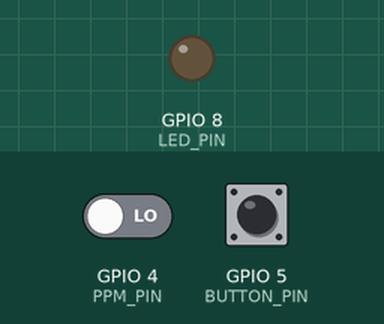
A sketch run on a simulated ESP32-C3. Shown: output pins drawn as LEDs (lit = HIGH). The test bench sets the inputs (shaded band); at power-on: GPIO 5 (BUTTON_PIN) HIGH, GPIO 4 (PPM_PIN) LOW. EEPROM starts erased; USB keyboard and mouse output is not drawn; what the sketch prints to the serial monitor is not drawn.

Above: at 1.2 s.
1.3 s: GPIO 5 (BUTTON_PIN) pulled LOW for 3.2 s
At 4.8 s:
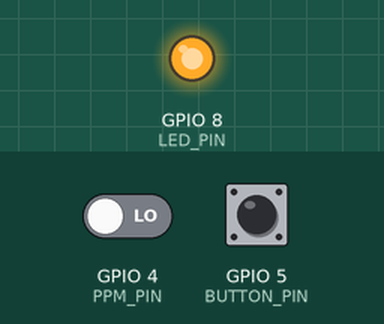
6.0 s: GPIO 5 (BUTTON_PIN) pulled LOW for 0.2 s
At 6.3 s:
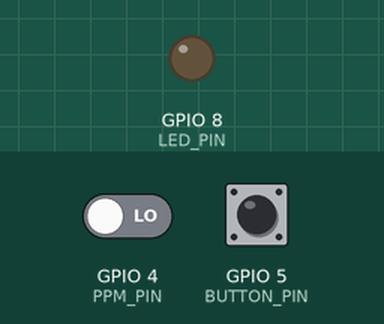
7.7 s: GPIO 5 (BUTTON_PIN) pulled LOW for 1 s
At 8.6 s:
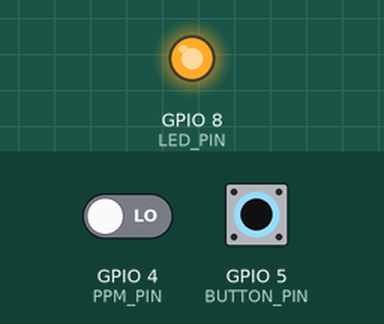
10.2 s: GPIO 5 (BUTTON_PIN) pulsed LOW 2 times (0.12 s each, 0.3 s apart)
At 10.7 s:
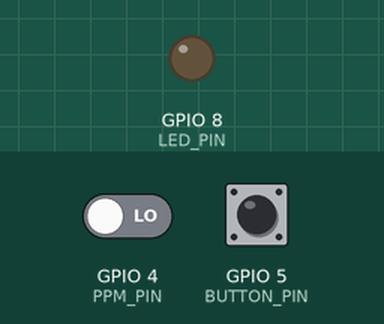
Timing chart, 0 to 13.2 s (numbered marks = the images above; inputs shaded):
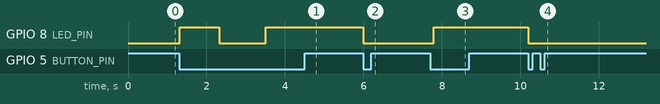

The sketch:

main.ino
```cpp
/**
 * PPM to BLE Gamepad Converter
 *
 * This sketch converts PPM signals from RC controllers into a Bluetooth Low Energy gamepad.
 * It reads PPM signals on a specified pin, processes them with smoothing,
 * and transmits them as BLE HID gamepad axes.
 *
 * Hardware: ESP32-C3
 * Author: mevenG
 * Repository: https://github.com/mevenG/PPM2BuetoothController
 */

#include <BleGamepad.h>
#include <EEPROM.h>

// ===== Configuration =====
#define PPM_PIN 4                  // Pin where PPM signal is connected
#define NUM_CHANNELS 6             // Number of PPM channels to process
#define FRAME_GAP_THRESHOLD 5000   // Microseconds threshold to detect frame gap
#define SMOOTHING_FRAMES 5         // Number of frames to average for smoothing (higher = smoother but more latency)
#define NOISE_THRESHOLD 10         // Minimum change required to update value
#define EMA_ALPHA 0.1              // Smoothing factor (0 < EMA_ALPHA <= 1)
#define CHANGE_THRESHOLD 100        // Minimum change required to send update
#define MAX_NO_CHANGE_DELAY 250UL    // Maximum delay in milliseconds when no change is detected
#define BUTTON_PIN 5               // Pin where the button is connected
#define LED_PIN LED_BUILTIN        // Use the built-in LED for feedback
#define EEPROM_SIZE 64             // Define the size of EEPROM to use

// Define axis modes
enum AxisMode {
  AXIS_LINEAR,    // 0-100% maps to 0-32767
  AXIS_CENTERED   // 0-100% maps to -32767 to 32767 (centered joystick)
};

// Configuration structure for each channel
struct ChannelConfig {
  uint16_t pulseMin;  // Minimum pulse width in microseconds (typically ~1000)
  uint16_t pulseMax;  // Maximum pulse width in microseconds (typically ~2000)
  bool inverted;      // Whether to invert the axis (false = normal, true = inverted)
  AxisMode mode;      // Axis mode (LINEAR or CENTERED)
};

// Channel configuration - customize these values for your controller
ChannelConfig channelSettings[NUM_CHANNELS] = {
  {1000, 2000, false, AXIS_LINEAR}, // CH1
  {1000, 2000, false, AXIS_LINEAR}, // CH2
  {1000, 2000, false, AXIS_LINEAR}, // CH3
  {1000, 2000, false, AXIS_LINEAR}, // CH4
  {1000, 2000, false, AXIS_LINEAR}, // CH5
  {1000, 2000, false, AXIS_LINEAR}  // CH6
};

// ===== Global Variables =====
// Values updated by the interrupt
volatile uint16_t rawPpmValues[NUM_CHANNELS] = {0};  // Raw PPM pulse widths
volatile unsigned long lastRise = 0;                 // Timestamp of last rising edge
volatile uint8_t currentChannel = 0;                 // Current channel being processed

// Values used by the main loop
uint16_t ppmValues[NUM_CHANNELS] = {0};              // Smoothed PPM values
uint16_t ppmBuffer[NUM_CHANNELS][SMOOTHING_FRAMES] = {0}; // Buffer for smoothing
uint8_t bufferIndex = 0;                             // Current position in the smoothing buffer
int16_t lastSentValues[NUM_CHANNELS] = {0};          // Last sent values to BLE gamepad
unsigned long lastSendTime = 0;                      // Last time values were sent
unsigned long noChangeDelay = 2;                     // Current delay when no change is detected
unsigned long lastChangeTime = 0;                      // Last time a change was detected
unsigned long lastDebugTime = 0;  // Initialize lastDebugTime for debugging

bool isCalibrating = false;
uint16_t calibrationMin[NUM_CHANNELS];
uint16_t calibrationMax[NUM_CHANNELS];

// New variables for adaptive parameters
uint16_t optimalSmoothingFrames = SMOOTHING_FRAMES;
uint16_t optimalNoiseThreshold = NOISE_THRESHOLD;
float optimalEmaAlpha = EMA_ALPHA;

// Create BLE gamepad instance
BleGamepad bleGamepad("BLE-RCController", "ESP32-C3", 100);

/**
 * Draws a visualization bar for the serial monitor
 *
 * @param percent The percentage (0-100) to visualize
 * @param barWidth The width of the bar in characters
 */
void printBar(int percent, int barWidth = 30) {
  String bar = "[";
  int filledWidth = map(percent, 0, 100, 0, barWidth);

  for (int i = 0; i < barWidth; i++) {
    if (i < filledWidth) {
      bar += "█";
    } else {
      bar += " ";
    }
  }
  bar += "]";
  Serial.print(bar);
}

/**
 * Interrupt Service Routine for PPM signal processing
 * Triggered on rising edge of PPM signal
 */
void IRAM_ATTR ppmISR() {
  unsigned long now = micros();
  unsigned long pulseWidth = now - lastRise;
  lastRise = now;

  // Check for frame gap (space between frames)
  if (pulseWidth > FRAME_GAP_THRESHOLD) {
    currentChannel = 0;  // Reset to first channel when frame gap detected
  }

  // Store pulse width if it's within valid range
  if (currentChannel < NUM_CHANNELS && pulseWidth >= 800 && pulseWidth <= 2200) {
    rawPpmValues[currentChannel++] = pulseWidth;
  }
}

/**
 * Function to initialize the PPM input pin and attach interrupt
 *
 * Sets the PPM pin as input and attaches an interrupt service routine
 * to handle rising edges of the PPM signal.
 */
void initializePPM() {
  pinMode(PPM_PIN, INPUT);
  attachInterrupt(PPM_PIN, ppmISR, RISING);
}

/**
 * Function to initialize the smoothing buffer with center values
 *
 * Fills the smoothing buffer with default center position values
 * for each channel to ensure smooth startup behavior.
 */
void initializeSmoothingBuffer() {
  for (int ch = 0; ch < NUM_CHANNELS; ch++) {
    for (int i = 0; i < SMOOTHING_FRAMES; i++) {
      ppmBuffer[ch][i] = 1500;  // Default center position
    }
    ppmValues[ch] = 1500;
  }
}

/**
 * Function to process PPM signals and update smoothed PPM values
 *
 * Copies raw PPM values from the interrupt context, applies noise
 * thresholding, and updates the smoothed PPM values using an
 * Exponential Moving Average (EMA) for each channel.
 */
void processPPMSignals() {
  uint16_t localRaw[NUM_CHANNELS];
  noInterrupts();
  memcpy((void*)localRaw, (const void*)rawPpmValues, sizeof(localRaw));
  interrupts();

  for (int ch = 0; ch < NUM_CHANNELS; ch++) {
    uint16_t val = localRaw[ch];
    if (val >= 800 && val <= 2200) {
      if (abs(val - ppmValues[ch]) > NOISE_THRESHOLD) {
        ppmValues[ch] = (EMA_ALPHA * val) + ((1 - EMA_ALPHA) * ppmValues[ch]);
      }
    }
  }
}

/**
 * Function to map PPM values to gamepad axes values
 *
 * Converts smoothed PPM values to percentage values based on channel
 * configuration, applies inversion if necessary, and maps them to
 * the appropriate gamepad axes range (linear or centered).
 *
 * @param mapped Array to store the mapped gamepad axes values.
 */
void mapPPMToGamepadAxes(int16_t* mapped) {
  for (int ch = 0; ch < NUM_CHANNELS; ch++) {
    int val = ppmValues[ch];
    int percent = map(val, channelSettings[ch].pulseMin, channelSettings[ch].pulseMax, 0, 100);
    percent = constrain(percent, 0, 100);
    if (channelSettings[ch].inverted) percent = 100 - percent;

    if (channelSettings[ch].mode == AXIS_CENTERED) {
      mapped[ch] = map(percent, 0, 100, -32767, 32767);
    } else {
      mapped[ch] = map(percent, 0, 100, 0, 32767);
    }
  }
}

/**
 * Function to determine if gamepad update is needed based on change threshold
 *
 * Compares current mapped gamepad axes values with the last sent
 * values to decide if a significant change has occurred that warrants
 * sending an update to the BLE gamepad.
 *
 * @param mapped Array of current mapped gamepad axes values.
 * @return True if an update is needed, false otherwise.
 */
bool shouldSendGamepadUpdate(int16_t* mapped) {
  for (int ch = 0; ch < NUM_CHANNELS; ch++) {
    if (abs(mapped[ch] - lastSentValues[ch]) > CHANGE_THRESHOLD) {
      return true;
    }
  }
  return false;
}

/**
 * Function to update BLE gamepad axes with new values
 *
 * Sends the current mapped gamepad axes values to the BLE gamepad,
 * updates the last sent values, and resets the no-change delay.
 *
 * @param mapped Array of current mapped gamepad axes values.
 */
void updateGamepadAxes(int16_t* mapped) {
  bleGamepad.setAxes(mapped[0], mapped[1], mapped[2], mapped[3], mapped[4], mapped[5]);
  for (int ch = 0; ch < NUM_CHANNELS; ch++) {
    lastSentValues[ch] = mapped[ch];
  }
  lastChangeTime = millis();
  noChangeDelay = 2;
}

/**
 * Function to print debug information to the serial monitor
 *
 * Outputs the current channel values, percentage, and mapped output
 * values to the serial monitor for debugging purposes. Also displays
 * BLE connection status and time since the last change.
 */
void printDebugInfo() {
  Serial.println("\n--- Channel Values ---");
  for (int ch = 0; ch < NUM_CHANNELS; ch++) {
    int val = ppmValues[ch];
    int percent = map(val, channelSettings[ch].pulseMin, channelSettings[ch].pulseMax, 0, 100);
    percent = constrain(percent, 0, 100);
    if (channelSettings[ch].inverted) percent = 100 - percent;

    Serial.printf("CH%d [%4d µs] %3d%% ", ch+1, val, percent);
    printBar(percent);

    if (channelSettings[ch].mode == AXIS_CENTERED) {
      int16_t output = map(percent, 0, 100, -32767, 32767);
      Serial.printf(" Out: %6d (CENTERED)", output);
    } else {
      int16_t output = map(percent, 0, 100, 0, 65534);
      Serial.printf(" Out: %6d (LINEAR)", output);
    }

    if (channelSettings[ch].inverted) {
      Serial.print(" [INV]");
    }

    Serial.println();
  }

  Serial.printf("--- BLE Status: Connected ---");
  Serial.printf("Time since last change: %lu ms\n", millis() - lastChangeTime);
}

/**
 * Function to start calibration
 *
 * Sets the calibration flag and turns on the LED to indicate calibration mode.
 * Initializes the calibration range with max and min possible values.
 */
void startCalibration() {
  isCalibrating = true;
  digitalWrite(LED_PIN, HIGH);  // Turn on LED to indicate calibration mode
  for (int ch = 0; ch < NUM_CHANNELS; ch++) {
    calibrationMin[ch] = 2200; // Start with max possible value
    calibrationMax[ch] = 800;  // Start with min possible value
  }
  Serial.println("🔧 Calibration started. Move all controls to their extremes.");
}

/**
 * Function to process calibration data
 *
 * Updates the calibration range with the current values from the smoothed PPM values.
 */
void processCalibration() {
  for (int ch = 0; ch < NUM_CHANNELS; ch++) {
    uint16_t val = ppmValues[ch];
    if (val < calibrationMin[ch]) calibrationMin[ch] = val;
    if (val > calibrationMax[ch]) calibrationMax[ch] = val;
  }
}

/**
 * Function to determine optimal parameters
 *
 * Calculates the mean and standard deviation of pulse widths during calibration.
 * Determines the optimal smoothing frames, noise threshold, and EMA alpha based on these statistics.
 */
void determineOptimalParameters() {
  // Calculate mean and standard deviation of pulse widths during calibration
  float mean[NUM_CHANNELS] = {0};
  float variance[NUM_CHANNELS] = {0};
  for (int ch = 0; ch < NUM_CHANNELS; ch++) {
    mean[ch] = (calibrationMin[ch] + calibrationMax[ch]) / 2.0;
    for (int i = 0; i < SMOOTHING_FRAMES; i++) {
      float diff = ppmBuffer[ch][i] - mean[ch];
      variance[ch] += diff * diff;
    }
    variance[ch] /= SMOOTHING_FRAMES;
  }

  // Calculate average standard deviation across all channels
  float avgStdDev = 0;
  for (int ch = 0; ch < NUM_CHANNELS; ch++) {
    avgStdDev += sqrt(variance[ch]);
  }
  avgStdDev /= NUM_CHANNELS;

  // Determine optimal smoothing frames based on standard deviation
  optimalSmoothingFrames = map(avgStdDev, 0, 100, 5, 15);  // Map std dev to a range of smoothing frames

  // Determine optimal noise threshold based on calibration range
  uint16_t minRange = 2200, maxRange = 800;
  for (int ch = 0; ch < NUM_CHANNELS; ch++) {
    if (calibrationMin[ch] < minRange) minRange = calibrationMin[ch];
    if (calibrationMax[ch] > maxRange) maxRange = calibrationMax[ch];
  }
  optimalNoiseThreshold = (maxRange - minRange) * 0.05;  // 5% of the range

  // Determine optimal EMA alpha based on standard deviation
  // Map std dev to a range of EMA alpha between 0.05 and 0.2
  optimalEmaAlpha = map(avgStdDev, 0, 100, 5, 20) / 100.0;
}

/**
 * Function to end calibration
 *
 * Resets the calibration flag and turns off the LED to indicate calibration end.
 * Outputs the calibration results and saves them to EEPROM.
 */
void endCalibration() {
  isCalibrating = false;
  digitalWrite(LED_PIN, LOW);  // Turn off LED to indicate calibration end

  Serial.println("Calibration Results:");

  for (int ch = 0; ch < NUM_CHANNELS; ch++) {
    uint16_t minVal = calibrationMin[ch];
    uint16_t maxVal = calibrationMax[ch];

    // Ensure min < max
    if (minVal >= maxVal) {
      Serial.printf("⚠️ Channel %d: Invalid calibration (min >= max). Resetting to default.\n", ch + 1);
      minVal = 1000;
      maxVal = 2000;
    }

    // Enforce minimum spread to avoid flat mapping
    if ((maxVal - minVal) < 100) {
      int center = (minVal + maxVal) / 2;
      minVal = center - 50;
      maxVal = center + 50;
      Serial.printf("⚠️ Channel %d: Narrow range. Adjusted to [%d, %d]\n", ch + 1, minVal, maxVal);
    }

    if ((maxVal - minVal) < 150) {
      Serial.printf("⚠️ Channel %d: Suggest recalibration. Limited stick movement.\n", ch + 1);
    }

    channelSettings[ch].pulseMin = minVal;
    channelSettings[ch].pulseMax = maxVal;

    Serial.printf("CH%d: pulseMin = %d, pulseMax = %d, range = %d µs\n",
                  ch + 1, minVal, maxVal, maxVal - minVal);
  }

  determineOptimalParameters();  // Optional fine-tuning

  Serial.printf("Optimal Smoothing Frames: %d\n", optimalSmoothingFrames);
  Serial.printf("Optimal Noise Threshold: %d\n", optimalNoiseThreshold);
  Serial.printf("Optimal EMA Alpha: %.2f\n", optimalEmaAlpha);

  // Save calibration settings to EEPROM
  EEPROM.write(1, optimalSmoothingFrames);
  EEPROM.write(2, optimalNoiseThreshold);
  EEPROM.write(3, (int)(optimalEmaAlpha * 100));
  EEPROM.write(0, 1);  // Mark calibration as valid

  for (int ch = 0; ch < NUM_CHANNELS; ch++) {
    EEPROM.write(4 + ch * 2, calibrationMin[ch] & 0xFF); // Save lower byte
    EEPROM.write(5 + ch * 2, (calibrationMin[ch] >> 8) & 0xFF); // Save upper byte
    EEPROM.write(16 + ch * 2, calibrationMax[ch] & 0xFF); // Save lower byte
    EEPROM.write(17 + ch * 2, (calibrationMax[ch] >> 8) & 0xFF); // Save upper byte
  }
  EEPROM.commit();

  Serial.println("✅ Calibration complete. Settings saved.");
}

/**
 * Function to setup the initial configuration
 *
 * Initializes the serial communication, button pin, LED pin, EEPROM, and BLE gamepad.
 * Checks if calibration data exists in EEPROM and loads it if available.
 */
void setup() {
  Serial.begin(115200);
  pinMode(BUTTON_PIN, INPUT_PULLUP);  // Configure button pin with internal pull-up
  pinMode(LED_PIN, OUTPUT);           // Configure LED pin as output
  digitalWrite(LED_PIN, LOW);         // Ensure LED is off initially

  EEPROM.begin(EEPROM_SIZE);  // Initialize EEPROM with the defined size

  // Check if calibration data exists
  if (EEPROM.read(0) == 1) {
    // Load calibration data
    optimalSmoothingFrames = EEPROM.read(1);
    optimalNoiseThreshold = EEPROM.read(2);
    optimalEmaAlpha = EEPROM.read(3) / 100.0;

    for (int ch = 0; ch < NUM_CHANNELS; ch++) {
      calibrationMin[ch] = EEPROM.read(4 + ch * 2) | (EEPROM.read(5 + ch * 2) << 8);
      calibrationMax[ch] = EEPROM.read(16 + ch * 2) | (EEPROM.read(17 + ch * 2) << 8);
    }

    Serial.println("Calibration data loaded.");
    Serial.println("Loaded Configuration:");
    Serial.printf("Optimal Smoothing Frames: %d\n", optimalSmoothingFrames);
    Serial.printf("Optimal Noise Threshold: %d\n", optimalNoiseThreshold);
    Serial.printf("Optimal EMA Alpha: %.2f\n", optimalEmaAlpha);

    for (int ch = 0; ch < NUM_CHANNELS; ch++) {
      Serial.printf("Channel %d: Min = %d, Max = %d\n", ch + 1, calibrationMin[ch], calibrationMax[ch]);
    }
  } else {
    Serial.println("No calibration data found. Using default settings.");
  }

  initializePPM();
  bleGamepad.begin();
  Serial.println("✅ BLE RC Controller + PPM Debug Started");
  initializeSmoothingBuffer();
}

/**
 * Main loop function
 *
 * Continuously checks for button press to start or end calibration.
 * If a BLE connection is established, processes PPM signals and updates gamepad axes.
 */
void loop() {
  if (digitalRead(BUTTON_PIN) == LOW) {
    if (!isCalibrating) {
      startCalibration();
    } else {
      endCalibration();
    }
    delay(1000);  // Debounce delay
  }

  if (bleGamepad.isConnected()) {
    processPPMSignals();
    if (isCalibrating) {
      processCalibration();
    } else {
      int16_t mapped[NUM_CHANNELS];
      mapPPMToGamepadAxes(mapped);

      if (shouldSendGamepadUpdate(mapped)) {
        updateGamepadAxes(mapped);
      } else {
        noChangeDelay = min(noChangeDelay + 2, MAX_NO_CHANGE_DELAY);
      }

      if (Serial && millis() - lastDebugTime > 50) {
        printDebugInfo();
        lastDebugTime = millis();
      }
      delay(noChangeDelay);
    }
  } else {
    Serial.println("🔌 Waiting for BLE connection...");
    delay(1000);
  }
}
```

Measured:
- after the input at 1.3 s, GPIO 8 (LED_PIN): LOW → HIGH at once, → LOW 1.0 s later, → HIGH 1.2 s later
- after the input at 6.0 s, GPIO 8 (LED_PIN): HIGH → LOW at once
- after the input at 7.7 s, GPIO 8 (LED_PIN): LOW → HIGH after 0.09 s
- after the input at 10.2 s, GPIO 8 (LED_PIN): HIGH → LOW at once
